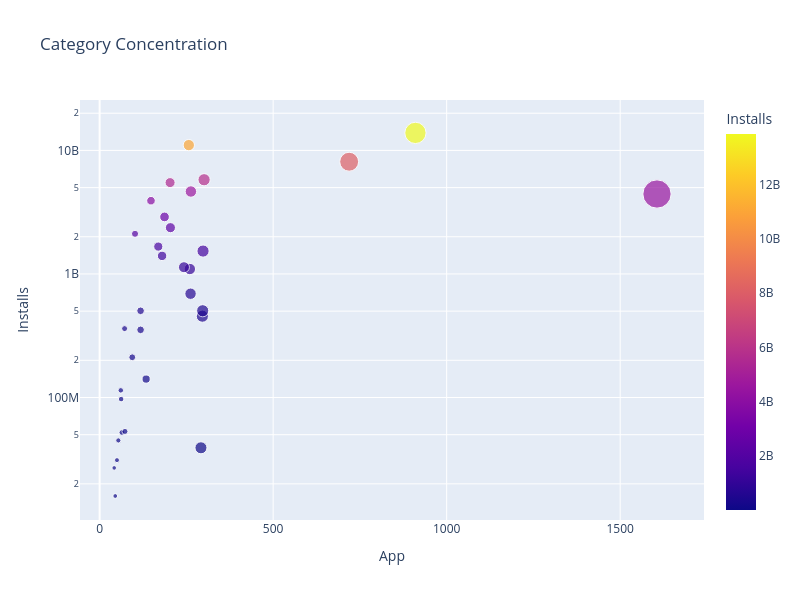

Notebook source saved alongside this figure:
### Code cell
scatter = px.scatter(cat_conc,x="App",y="Installs",title="Category Concentration",color="Installs",log_y=True,height=600,width=800,size="App",hover_data=[cat_conc.index])
scatter.show()

### Figure 1 — Plotly figure (JSON) as saved in the notebook; plotly's stock layout.template omitted (floating-point values rounded to 4 significant figures)
{"data": [{"customdata": [["EVENTS"], ["BEAUTY"], ["PARENTING"], ["MEDICAL"], ["COMICS"], ["LIBRARIES_AND_DEMO"], ["AUTO_AND_VEHICLES"], ["HOUSE_AND_HOME"], ["ART_AND_DESIGN"], ["DATING"], ["FOOD_AND_DRINK"], ["EDUCATION"], ["WEATHER"], ["FINANCE"], ["MAPS_AND_NAVIGATION"], ["LIFESTYLE"], ["BUSINESS"], ["SPORTS"], ["HEALTH_AND_FITNESS"], ["SHOPPING"], ["PERSONALIZATION"], ["BOOKS_AND_REFERENCE"], ["ENTERTAINMENT"], ["NEWS_AND_MAGAZINES"], ["TRAVEL_AND_LOCAL"], ["VIDEO_PLAYERS"], ["FAMILY"], ["PHOTOGRAPHY"], ["SOCIAL"], ["PRODUCTIVITY"], ["TOOLS"], ["COMMUNICATION"], ["GAME"]], "hovertemplate": "App=%{marker.size}<br>Installs=%{marker.color}<br>Category=%{customdata[0]}<extra></extra>", "legendgroup": "", "marker": {"color": [15949410, 26916200, 31116110, 39162676, 44931100, 52083000, 53129800, 97082000, 114233100, 140912410, 211677750, 352852000, 361096500, 455249400, 503267560, 503611120, 692018120, 1096431465, 1134006220, 1400331540, 1532352930, 1665791655, 2113660000, 2369110650, 2894859300, 3916897200, 4437554490, 4649143130, 5487841475, 5788070180, 8099724500, 11039241530, 13858762717], "coloraxis": "coloraxis", "size": [45, 42, 50, 292, 54, 64, 73, 62, 61, 134, 94, 118, 72, 296, 118, 297, 262, 260, 243, 180, 298, 169, 102, 204, 187, 148, 1606, 263, 203, 301, 719, 257, 910], "sizemode": "area", "sizeref": 4.015, "symbol": "circle"}, "mode": "markers", "name": "", "orientation": "v", "showlegend": false, "type": "scatter", "x": [45, 42, 50, 292, 54, 64, 73, 62, 61, 134, 94, 118, 72, 296, 118, 297, 262, 260, 243, 180, 298, 169, 102, 204, 187, 148, 1606, 263, 203, 301, 719, 257, 910], "xaxis": "x", "y": [15949410, 26916200, 31116110, 39162676, 44931100, 52083000, 53129800, 97082000, 114233100, 140912410, 211677750, 352852000, 361096500, 455249400, 503267560, 503611120, 692018120, 1096431465, 1134006220, 1400331540, 1532352930, 1665791655, 2113660000, 2369110650, 2894859300, 3916897200, 4437554490, 4649143130, 5487841475, 5788070180, 8099724500, 11039241530, 13858762717], "yaxis": "y"}], "layout": {"coloraxis": {"colorbar": {"title": {"text": "Installs"}}, "colorscale": [[0, "#0d0887"], [0.1111, "#46039f"], [0.2222, "#7201a8"], [0.3333, "#9c179e"], [0.4444, "#bd3786"], [0.5556, "#d8576b"], [0.6667, "#ed7953"], [0.7778, "#fb9f3a"], [0.8889, "#fdca26"], [1, "#f0f921"]]}, "height": 600, "legend": {"itemsizing": "constant", "tracegroupgap": 0}, "title": {"text": "Category Concentration"}, "width": 800, "xaxis": {"anchor": "y", "domain": [0, 1], "title": {"text": "App"}}, "yaxis": {"anchor": "x", "domain": [0, 1], "title": {"text": "Installs"}, "type": "log"}}}
